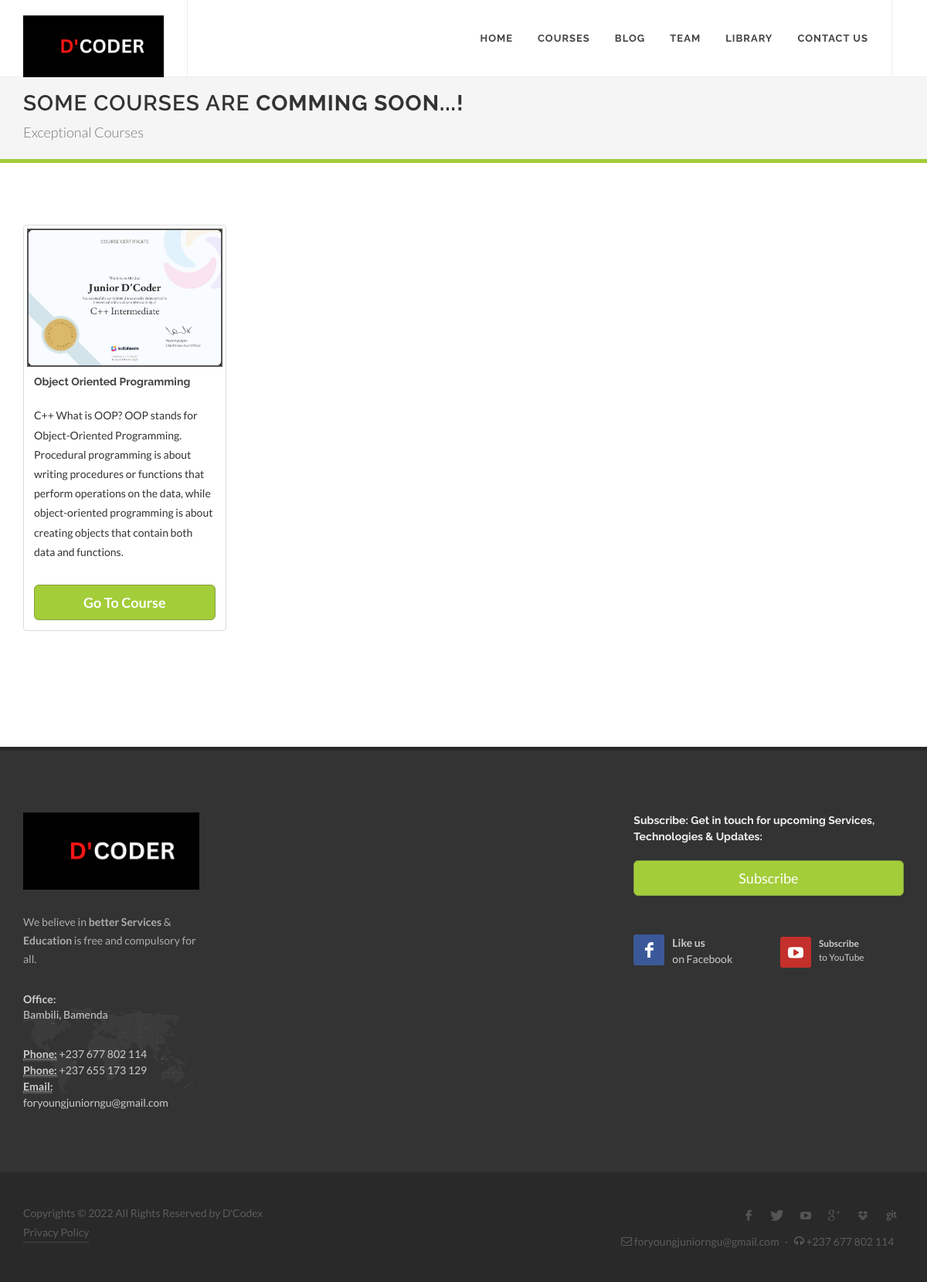
The page /course.php on the database its author committed.
### tables this page shows
CREATE TABLE `course` (
  `id` int(11) NOT NULL,
  `name` text NOT NULL,
  `cover` varchar(255) NOT NULL,
  `description` text NOT NULL,
  `categorieId` int(11) NOT NULL,
  `instructorId` int(11) NOT NULL,
  `bookId` int(11) NOT NULL
);

### course.php (the view, shortened to what this page needs)
<?php include("header.php"); ?>
		<section id="page-title">
			<div class="container clearfix">
				<h1>Some courses are <strong>Comming Soon...!</strong></h1>
				<span>Exceptional Courses</span>
			</div>
		</section>
		<div id="page-menu">
			<div id="page-menu-wrap">
			</div>
		</div>
		<section id="content">
			<div class="content-wrap">
				<div class="container clearfix">
					<div class=" bottommargin clearfix ">
						<div class="row">
<?php
		$query = "SELECT * FROM `course`";
        $result = mysqli_query($connection, $query);
        if(mysqli_num_rows($result) > 0){
         while( $row = mysqli_fetch_assoc($result) ){
         		$courseId = $row["id"];
         	 	$coursePic = $row["cover"];
                $coursename = $row["name"];
                $courseDescription = $row["description"];
                echo '<div class="col-sm-6 col-md-3">
							<div class="thumbnail image_fade">
							  <img data-src="holder.js/300x200" alt="Image" src="gotoep/images/courses/'.$coursePic.'" style="display: block; border: 2px solid #555;">
							  <div class="caption">
								<h5>'.$coursename.'</h5>
								<p>'.$courseDescription.'</p>
								<a href="lecture.php?id='.$courseId.'" class="btn btn-success btn-lg btn-block"  role="button"><strong>Go To Course</strong></a>
							  </div>
							</div>
						  </div>';
         }
					}
?>
					</div>
				</div>
			</div>
		</div>
	</section>
<?php include("footer.php"); ?>

### rows shown on the page
course: cover (picture), name "Object Oriented Programming", description "C++ What is OOP? OOP stands for Object-Oriented Programming. Procedural programming is about writing procedures or functions that perform operations on the data, while object-oriented programming is about creating objects that contain both data and functions."
